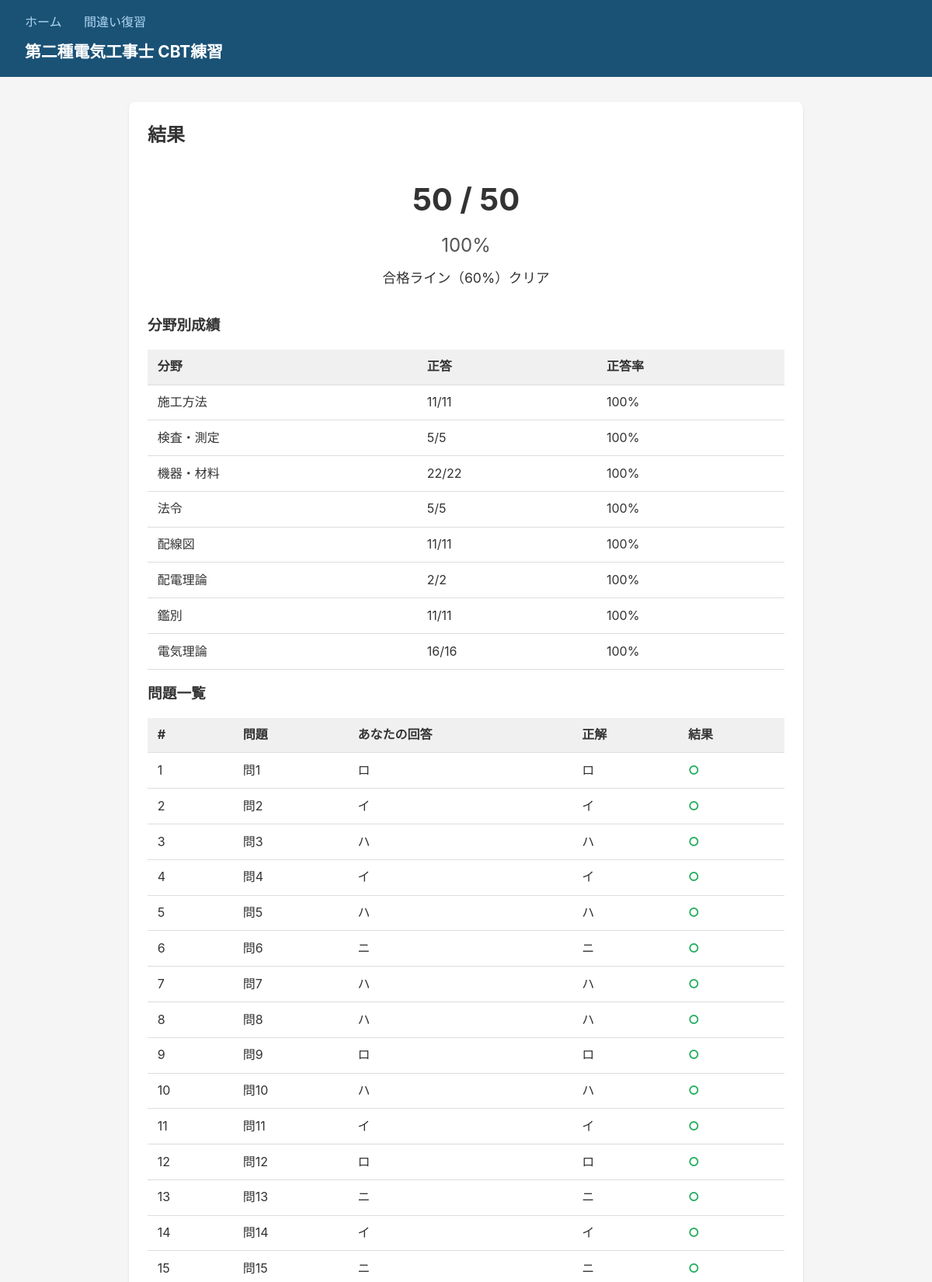
Page /result/5 (upper part) on the committed database.
### models.py (models this page shows, shortened)
class QuizSession(db.Model):
    __tablename__ = "quiz_sessions"
    id = db.Column(db.Integer, primary_key=True)
    category = db.Column(db.String(100), default="")
    total_count = db.Column(db.Integer, default=0)
    correct_count = db.Column(db.Integer, default=0)
    started_at = db.Column(db.DateTime, default=lambda: datetime.now(timezone.utc))
    finished_at = db.Column(db.DateTime, nullable=True)
    attempts = db.relationship("Attempt", backref="session", lazy=True)
    question_ids_json = db.Column(db.Text, default="[]")

class Attempt(db.Model):
    __tablename__ = "attempts"
    id = db.Column(db.Integer, primary_key=True)
    session_id = db.Column(db.Integer, db.ForeignKey("quiz_sessions.id"), nullable=False)
    question_id = db.Column(db.Integer, db.ForeignKey("questions.id"), nullable=False)
    selected = db.Column(db.Integer, nullable=True)  # ユーザーの選択 (0-3), null=未回答
    is_correct = db.Column(db.Boolean, nullable=True)
    created_at = db.Column(db.DateTime, default=lambda: datetime.now(timezone.utc))
    question = db.relationship("Question", lazy=True)

class Question(db.Model):
    __tablename__ = "questions"
    id = db.Column(db.Integer, primary_key=True)
    year = db.Column(db.String(4), nullable=False)
    half = db.Column(db.String(10), nullable=False)  # "upper" or "lower"
    number = db.Column(db.Integer, nullable=False)
    page = db.Column(db.Integer, nullable=False)
    question = db.Column(db.Text, nullable=False)
    choices_json = db.Column(db.Text, nullable=False)  # JSON array
    answer = db.Column(db.Integer, nullable=True)  # 0=イ, 1=ロ, 2=ハ, 3=ニ
    tags_json = db.Column(db.Text, default="[]")  # JSON array
    explanation = db.Column(db.Text, default="")
    section = db.Column(db.String(20), default="一般問題")  # 一般問題 or 配線図
    image = db.Column(db.String(200), default="")  # クロップ画像ファイル名
    __table_args__ = (
        db.UniqueConstraint("year", "half", "number", name="uq_question"),
    )
    @property
    def tags(self) -> list[str]:
        return json.loads(self.tags_json)

### app.py (the view, shortened to what this page needs)
    @app.route("/result/<int:session_id>")
    def result(session_id: int):
        session = QuizSession.query.get_or_404(session_id)
        attempts = Attempt.query.filter_by(session_id=session_id).all()
        tag_stats: dict[str, dict] = {}
        for a in attempts:
            q = a.question
            for tag in q.tags:
                if tag not in tag_stats:
                    tag_stats[tag] = {"total": 0, "correct": 0}
                tag_stats[tag]["total"] += 1
                if a.is_correct:
                    tag_stats[tag]["correct"] += 1
        return render_template(
            "result.html",
            session=session,
            attempts=attempts,
            tag_stats=tag_stats,
        )

### templates/result.html (shortened to what this page needs)
{% extends "base.html" %}
{% block content %}
<div class="result-container">
    <h2>結果</h2>
    <div class="result-summary">
        <div class="score">
            <span class="score-num">{{ session.correct_count }}</span>
            <span class="score-sep">/</span>
            <span class="score-den">{{ session.total_count }}</span>
        </div>
        <div class="score-percent">
            {{ (session.correct_count / session.total_count * 100)|round|int if session.total_count else 0 }}%
        </div>
        <p class="pass-line">
            {% if session.total_count and (session.correct_count / session.total_count) >= 0.6 %}
                合格ライン（60%）クリア
            {% else %}
                合格ライン（60%）未達
            {% endif %}
        </p>
    </div>
    {% if tag_stats %}
    <h3>分野別成績</h3>
    <table>
        <thead>
            <tr><th>分野</th><th>正答</th><th>正答率</th></tr>
        </thead>
        <tbody>
            {% for tag, stats in tag_stats.items()|sort %}
            <tr>
                <td>{{ tag }}</td>
                <td>{{ stats.correct }}/{{ stats.total }}</td>
                <td>{{ (stats.correct / stats.total * 100)|round|int if stats.total else 0 }}%</td>
            </tr>
            {% endfor %}
        </tbody>
    </table>
    {% endif %}
    <h3>問題一覧</h3>
    <table>
        <thead>
            <tr><th>#</th><th>問題</th><th>あなたの回答</th><th>正解</th><th>結果</th></tr>
        </thead>
        <tbody>
            {% set labels = ["イ", "ロ", "ハ", "ニ"] %}
            {% for a in attempts %}
            <tr class="{{ 'correct' if a.is_correct else 'wrong' }}">
                <td>{{ loop.index }}</td>
                <td>問{{ a.question.number }}</td>
                <td>{{ labels[a.selected] if a.selected is not none else "未回答" }}</td>
                <td>{{ labels[a.question.answer] if a.question.answer is not none else "?" }}</td>
                <td>{{ "○" if a.is_correct else "✕" }}</td>
            </tr>
            {% endfor %}
        </tbody>
    </table>
</div>
{% endblock %}

### static/style.css (style rules this page uses)
* { box-sizing: border-box; margin: 0; padding: 0; }
body { font-family: -apple-system, BlinkMacSystemFont, "Hiragino Kaku Gothic ProN", "Segoe UI", sans-serif; background: #f5f5f5; color: #333; line-height: 1.6; }
table { width: 100%; border-collapse: collapse; margin: 1rem 0; }
th, td { padding: 0.6rem 0.8rem; border-bottom: 1px solid #ddd; text-align: left; }
th { background: #f0f0f0; font-weight: bold; }
tr.correct td:last-child { color: #27ae60; font-weight: bold; }
.start-form, .history, .review-container, .result-container { background: white; border-radius: 8px; padding: 1.5rem; margin-bottom: 1.5rem; box-shadow: 0 1px 3px rgba(0,0,0,0.1); }
.result-summary { text-align: center; margin: 2rem 0; }
.score { font-size: 2.5rem; font-weight: bold; }
.score-percent { font-size: 1.5rem; color: #555; margin: 0.5rem 0; }
.pass-line { font-size: 1.1rem; margin-top: 0.5rem; }

### rows in the picture
QuizSession: correct_count "50", total_count "50", total_count+correct_count "100"
Attempt: question.number "1", selected "ロ", is_correct "○"
Question: answer "ロ"
Attempt: question.number "2", selected "イ", is_correct "○"
Question: answer "イ"
Attempt: question.number "3", selected "ハ", is_correct "○"
Question: answer "ハ"
Attempt: question.number "4", selected "イ", is_correct "○"
Question: answer "イ"
Attempt: question.number "5", selected "ハ", is_correct "○"
Question: answer "ハ"
Attempt: question.number "6", selected "ニ", is_correct "○"
Question: answer "ニ"
Attempt: question.number "7", selected "ハ", is_correct "○"
Question: answer "ハ"
Attempt: question.number "8", selected "ハ", is_correct "○"
Question: answer "ハ"
Attempt: question.number "9", selected "ロ", is_correct "○"
Question: answer "ロ"
Attempt: question.number "10", selected "ハ", is_correct "○"
Question: answer "ハ"
Attempt: question.number "11", selected "イ", is_correct "○"
Question: answer "イ"
Attempt: question.number "12", selected "ロ", is_correct "○"
Question: answer "ロ"
Attempt: question.number "13", selected "ニ", is_correct "○"
Question: answer "ニ"
Attempt: question.number "14", selected "イ", is_correct "○"
Question: answer "イ"
Attempt: question.number "15", selected "ニ", is_correct "○"
Question: answer "ニ"

### other values in the picture
{{ tag }} "施工方法" "検査・測定" "機器・材料" "法令" "配線図" "配電理論" "鑑別" "電気理論"
{{ stats.correct }} "11" "5" "22" "5" "11" "2" "11" "16"
{{ stats.total }} "11" "5" "22" "5" "11" "2" "11" "16"
{{ (stats.correct / stats.total * 100)|round|int if stats.total else 0 }} "100" "100" "100" "100" "100" "100" "100" "100"
